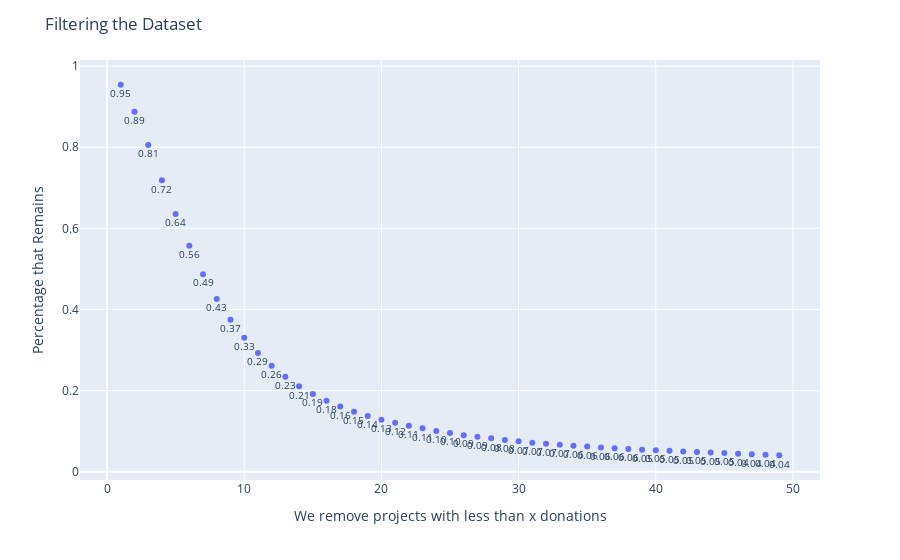

Source (notebook cell):
### Code cell
df_remaining = pd.DataFrame(
    {
     'more than i donations for each project': range(1,m),
     'remaining perc. of donation df': pers,
     'numb. of projects remaining': project_per,
     'number of donations remaining': don_rem
    }
)

fig = px.scatter(x = range(1,m), y=pers, text=pers, hover_data=[''])
fig.update_layout(
    title="Filtering the Dataset",
    xaxis_title="We remove projects with less than x donations",
    yaxis_title="Percentage that Remains",
    legend_title="Legend Title",
)
fig.update_traces(texttemplate='%{text:.2f}', textposition='bottom center', textfont_size=10)
fig.update_layout(hovermode="x unified")

### Figure 1 — Plotly figure (JSON) as saved in the notebook; plotly's stock layout.template omitted (floating-point values rounded to 4 significant figures)
{"data": [{"hovertemplate": "x=%{x}<br>y=%{y}<br>text=%{text}<extra></extra>", "legendgroup": "", "marker": {"color": "#636efa", "symbol": "circle"}, "mode": "markers+text", "name": "", "orientation": "v", "showlegend": false, "text": [0.954, 0.8873, 0.8055, 0.7183, 0.6351, 0.5571, 0.4869, 0.4259, 0.3744, 0.33, 0.2926, 0.261, 0.2339, 0.2105, 0.1917, 0.1752, 0.1608, 0.1478, 0.1372, 0.1284, 0.1205, 0.1133, 0.1069, 0.1007, 0.0954, 0.09008, 0.08606, 0.08223, 0.07822, 0.07494, 0.07163, 0.06918, 0.06629, 0.06406, 0.06187, 0.05991, 0.05806, 0.05631, 0.05442, 0.05323, 0.05147, 0.05013, 0.04878, 0.04751, 0.04593, 0.04457, 0.04291, 0.04164, 0.04061], "textfont": {"size": 10}, "textposition": "bottom center", "texttemplate": "%{text:.2f}", "type": "scatter", "x": [1, 2, 3, 4, 5, 6, 7, 8, 9, 10, 11, 12, 13, 14, 15, 16, 17, 18, 19, 20, 21, 22, 23, 24, 25, 26, 27, 28, 29, 30, 31, 32, 33, 34, 35, 36, 37, 38, 39, 40, 41, 42, 43, 44, 45, 46, 47, 48, 49], "xaxis": "x", "y": [0.954, 0.8873, 0.8055, 0.7183, 0.6351, 0.5571, 0.4869, 0.4259, 0.3744, 0.33, 0.2926, 0.261, 0.2339, 0.2105, 0.1917, 0.1752, 0.1608, 0.1478, 0.1372, 0.1284, 0.1205, 0.1133, 0.1069, 0.1007, 0.0954, 0.09008, 0.08606, 0.08223, 0.07822, 0.07494, 0.07163, 0.06918, 0.06629, 0.06406, 0.06187, 0.05991, 0.05806, 0.05631, 0.05442, 0.05323, 0.05147, 0.05013, 0.04878, 0.04751, 0.04593, 0.04457, 0.04291, 0.04164, 0.04061], "yaxis": "y"}], "layout": {"hovermode": "x unified", "legend": {"title": {"text": "Legend Title"}, "tracegroupgap": 0}, "margin": {"t": 60}, "title": {"text": "Filtering the Dataset"}, "xaxis": {"anchor": "y", "domain": [0, 1], "title": {"text": "We remove projects with less than x donations"}}, "yaxis": {"anchor": "x", "domain": [0, 1], "title": {"text": "Percentage that Remains"}}}}
